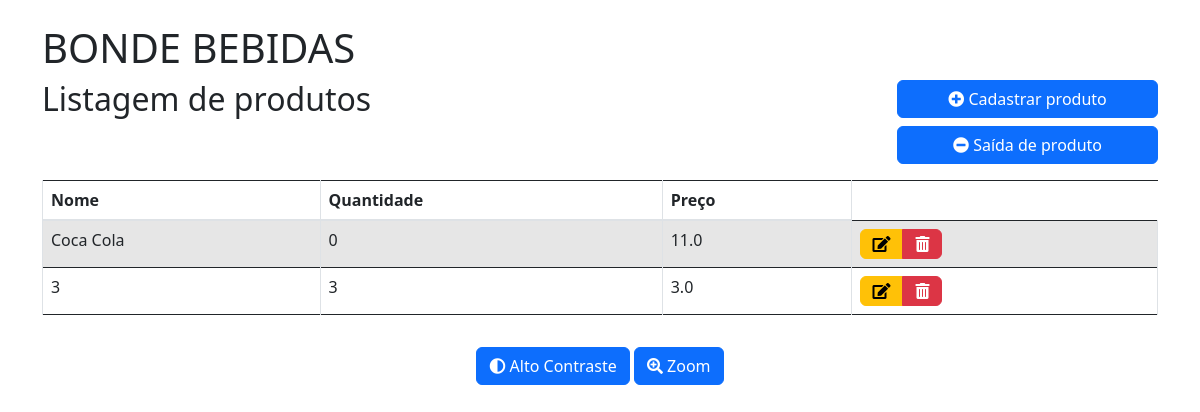
Before: / with the older database file.
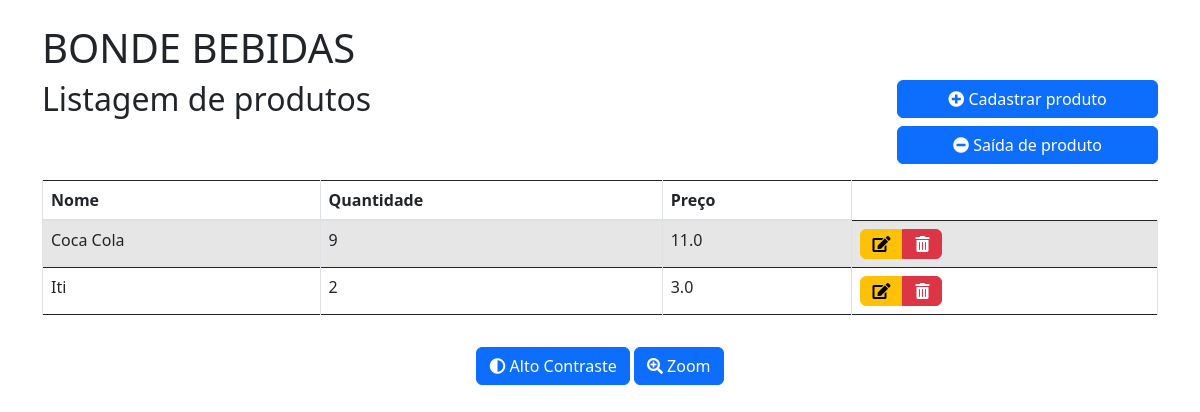
After: the same page with the newer database file.
### bebidas/models.py (models this page shows, shortened)
class Bebidas(models.Model):
    nome = models.CharField(max_length=100)
    quantidade = models.IntegerField()
    preco = models.FloatField()

### bebidas/views.py (the view)
# urls.py: path('', index, name='index'),
def index(request):
    users = Bebidas.objects.all()
    context = {
        'users': users
    }
    return render(request, 'index.html', context)

### bebidas/templates/index.html
{% extends "base.html" %}
{% block content %}
<div class="row py-2 my-2">
    <h1> BONDE BEBIDAS </h1>
    <div class="col-md-9">
        <h2>Listagem de produtos</h2>
    </div>
    <div class="col-md-3">
        <a class="btn btn-primary btn-block" href="{% url 'cadastro' %}"><i class="fa fa-plus-circle"></i>
            Cadastrar produto
        </a>
        <a class="btn btn-primary btn-block" href="{% url 'vendas' %}"><i class="fa fa-minus-circle"></i>
            Saída de produto
        </a>
    </div>
</div>
<div class="table-responsive">
    <table class="table table-striped table-bordered">
        <thead>
            <tr>
                <th>Nome</th>
                <th>Quantidade</th>
                <th>Preço</th>
            </tr>
        </thead>
        <tbody>
            {% for user in users %}
            <tr>
                <td>{{ user.nome|capfirst }}</td>
                <td>{{ user.quantidade }}</td>
                <td>{{ user.preco }}</td>
                <td>
                    <div class="btn-group" role="group" aria-label="Basic example">
                        <a href="{% url 'modificar' user.pk %}" class="btn btn-warning"><i class='fa fa-edit'></i></a>
                        <a href="{% url 'deletar' user.pk %}" class="btn btn-danger delete-button" onclick="return confirm('Tem certeza que deseja excluir este produto?')"><i class='fa fa-trash-alt'></i></a>
                    </div>
                </td>
            </tr>
            {% empty %}
            <tr>
                <td colspan="4" class="text-center">
                    Não há produtos cadastrados
                </td>
            </tr>
            {% endfor %}
        </tbody>
    </table>
</div>
{% endblock %}

### bebidas/templates/base.html (shortened to what this page needs)
{% load static %}
<html lang="pt-br">
<head>
    <link rel='stylesheet' href='https://cdnjs.cloudflare.com/ajax/libs/font-awesome/4.7.0/css/font-awesome.min.css'>
    <link rel="stylesheet" href="https://use.fontawesome.com/releases/v5.5.0/css/all.css">
    <link rel="stylesheet" href="https://cdn.jsdelivr.net/npm/bootstrap@4.0.0/dist/css/bootstrap.min.css">
    <link rel="stylesheet" type="text/css" href="{% static 'css/bootstrap.min.css' %}">
    <link rel="stylesheet" type="text/css" href="{% static 'css/custom.css' %}">
    <link rel="stylesheet" type="text/css" href="{% static 'css/font-awesome.min.css' %}>
    <style>
        /* Estilos para alto contraste */
        .high-contrast {
            background-color: black !important;
            color: white !important;
        }
        /* Estilos para zoom */
        .zoom-in {
            transform: scale(1.2); /* Ajuste o valor conforme necessário */
        }
    </style>
    <title>Title</title>
</head>
<body class="high-contrast">
<div class="container my-3 mt-3">
    {% block content %}{% endblock %}
</div>
<div class="text-center">
    <button id="toggle-contrast" class="btn btn-primary">
        <i class="fas fa-adjust"></i> Alto Contraste
    </button>
    <button id="toggle-zoom" class="btn btn-primary">
        <i class="fas fa-search-plus"></i> Zoom
    </button>
</div>
</body>
</html>

Changed rows visible on the page:
removed Bebidas: nome "3", quantidade "3", preco "3.0"
changed Bebidas "Coca Cola": quantidade "0" → "9"
added Bebidas: nome "Iti", quantidade "2", preco "3.0"
